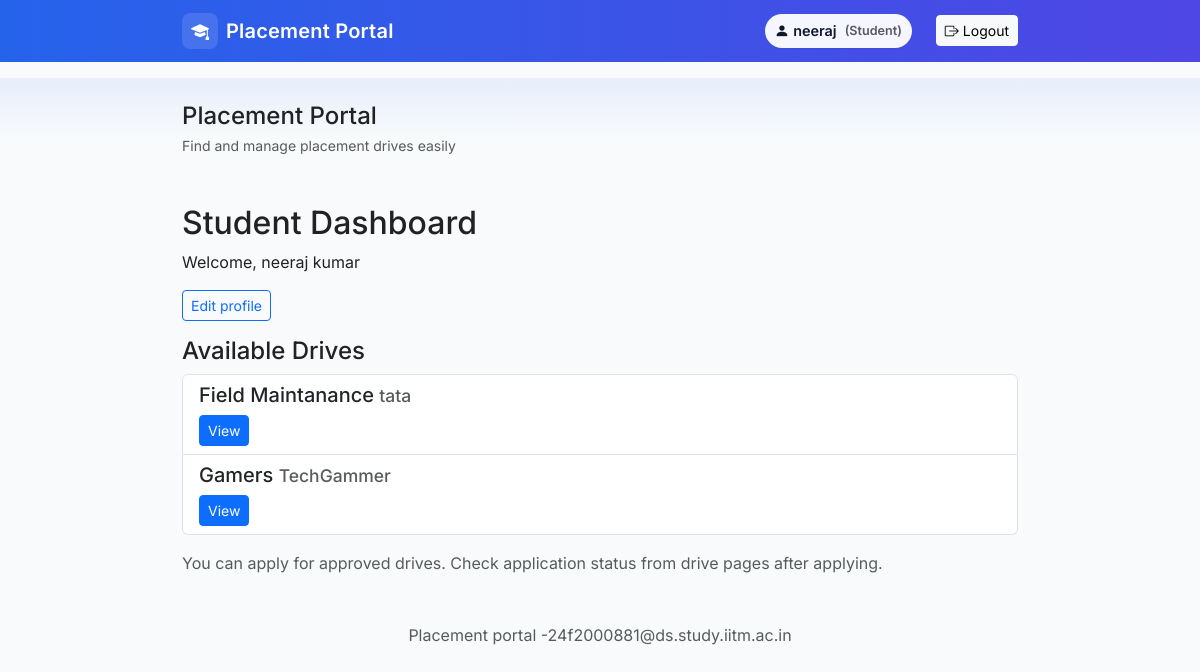
/student (signed in), run on the app's committed database.
### tables this page shows
CREATE TABLE users (
            id INTEGER PRIMARY KEY AUTOINCREMENT,
            username TEXT UNIQUE NOT NULL,
            password_hash TEXT NOT NULL,
            role TEXT NOT NULL CHECK(role IN ('admin', 'student', 'company'))
        );

CREATE TABLE students (
            id INTEGER PRIMARY KEY AUTOINCREMENT,
            user_id INTEGER NOT NULL UNIQUE,
            full_name TEXT,
            department TEXT,
            cgpa REAL,
            phone TEXT,
            FOREIGN KEY (user_id) REFERENCES users(id) ON DELETE CASCADE
        );

CREATE TABLE drives (
            id INTEGER PRIMARY KEY AUTOINCREMENT,
            company_id INTEGER NOT NULL,
            job_title TEXT,
            job_desc TEXT,
            eligibility TEXT,
            deadline TEXT,
            status TEXT DEFAULT 'Pending' CHECK(status IN ('Pending','Approved','Closed')),
            FOREIGN KEY (company_id) REFERENCES companies(id) ON DELETE CASCADE
        );

CREATE TABLE companies (
            id INTEGER PRIMARY KEY AUTOINCREMENT,
            user_id INTEGER NOT NULL UNIQUE,
            company_name TEXT,
            hr_contact TEXT,
            website TEXT,
            approved INTEGER DEFAULT 0,
            blacklisted INTEGER DEFAULT 0,
            FOREIGN KEY (user_id) REFERENCES users(id) ON DELETE CASCADE
        );

### app.py (the view)
@app.route('/student')
def student_dashboard():
    user = current_user()
    if not user or user['role'] != 'student':
        return redirect(url_for('login'))
    student = models.get_student_by_userid(user['id'])
    drives = models.get_drives(only_approved=True)
    return render_template('student_dashboard.html', user=user, student=student, drives=drives)

### app.py (called while the page is built)
def logged_in():
    return 'user_id' in session

def current_user():
    if not logged_in():
        return None
    return models.get_user_by_id(session['user_id'])

### models.py (called while the page is built)
def get_db_connection():
    conn = sqlite3.connect(DB_PATH)
    conn.row_factory = sqlite3.Row
    return conn

def get_user_by_id(user_id):
    conn = get_db_connection()
    cur = conn.cursor()
    cur.execute("SELECT * FROM users WHERE id = ?", (user_id,))
    u = cur.fetchone()
    conn.close()
    return u

def get_drives(only_approved=False):
    conn = get_db_connection()
    cur = conn.cursor()
    if only_approved:
        cur.execute('''SELECT d.*, c.company_name FROM drives d JOIN companies c ON d.company_id = c.id
                       WHERE d.status = 'Approved' AND c.approved = 1 AND c.blacklisted = 0''')
    else:
        cur.execute('''SELECT d.*, c.company_name FROM drives d JOIN companies c ON d.company_id = c.id''')
    rows = cur.fetchall()
    conn.close()
    return rows

def get_student_by_userid(user_id):
    conn = get_db_connection()
    cur = conn.cursor()
    cur.execute("SELECT * FROM students WHERE user_id = ?", (user_id,))
    row = cur.fetchone()
    conn.close()
    return row

### templates/student_dashboard.html
{% extends 'base.html' %} {% block content %}
<h2>Student Dashboard</h2>
<p>Welcome, {{ student['full_name'] if student else user['username'] }}</p>
<p>
  <a
    class="btn btn-sm btn-outline-primary"
    href="{{ url_for('edit_student_profile') }}"
    >Edit profile</a
  >
</p>
<h4>Available Drives</h4>
<div class="list-group mb-3">
  {% for d in drives %}
  <div class="list-group-item">
    <h5>
      {{ d['job_title'] }}
      <small class="text-muted">{{ d['company_name'] }}</small>
    </h5>
    <a
      href="{{ url_for('drive_view', drive_id=d['id']) }}"
      class="btn btn-sm btn-primary"
      >View</a
    >
  </div>
  {% endfor %}
</div>
<p class="text-muted">
  You can apply for approved drives. Check application status from drive pages
  after applying.
</p>
{% endblock %}

### templates/base.html (shortened to what this page needs)
<!doctype html>
<html lang="en">
  <head>
    <link
      href="https://cdn.jsdelivr.net/npm/bootstrap@5.3.0/dist/css/bootstrap.min.css"
      rel="stylesheet"
    />
    <link
      href="https://cdn.jsdelivr.net/npm/bootstrap-icons@1.10.5/font/bootstrap-icons.css"
      rel="stylesheet"
    />
    <link
      rel="stylesheet"
      href="{{ url_for('static', filename='css/styles.css') }}"
    />
  </head>
  <body>
    <nav class="navbar navbar-expand-lg mb-3 navbar-portal">
      <div class="container">
        <a
          class="navbar-brand d-flex align-items-center"
          href="{{ url_for('index') }}"
        >
          <span class="brand-mark me-2"
            ><i class="bi bi-mortarboard-fill"></i
          ></span>
          <span class="brand-text">Placement Portal</span>
        </a>
        <div class="collapse navbar-collapse justify-content-end" id="navMenu">
          <div class="d-flex align-items-center">
            {% if user %}
            <div class="me-3">
              <span
                class="user-badge role-{{ user['role'] }} d-inline-flex align-items-center"
              >
                {% if user['role'] == 'company' %}
                <i class="bi bi-building-fill me-1" aria-hidden="true"></i>
                {% elif user['role'] == 'admin' %}
                <i class="bi bi-shield-lock-fill me-1" aria-hidden="true"></i>
                {% else %}
                <i class="bi bi-person-fill me-1" aria-hidden="true"></i>
                {% endif %}
                <span class="user-name">{{ user['username'] }}</span>
                <small class="text-muted ms-2 text-capitalize"
                  >({{ user['role'] }})</small
                >
              </span>
            </div>
            <a
              class="btn btn-light btn-sm ms-2 d-flex align-items-center"
              href="{{ url_for('logout') }}"
              aria-label="Logout"
            >
              <i class="bi bi-box-arrow-right me-1"></i> Logout
            </a>
            {% else %}
            <a class="btn btn-primary btn-sm me-2" href="{{ url_for('login') }}"
              >Login</a
            >
            {% endif %}
          </div>
        </div>
      </div>
    </nav>
    <div class="bg-hero py-4 mb-4">
      <div class="container d-flex align-items-center justify-content-between">
        <div>
          <h1 class="h4 mb-1">Placement Portal</h1>
          <div class="text-muted small">
            Find and manage placement drives easily
          </div>
        </div>
      </div>
    </div>
    <div class="container">
       {% block content %}{% endblock %}
    </div>
    <footer class="text-center mt-5 mb-3 text-muted">
      Placement portal -24f2000881@ds.study.iitm.ac.in
    </footer>
  </body>
</html>

### static/css/styles.css (style rules this page uses)
body { background: #f8fafc; color: #222; font-family: "Inter", -apple-system, BlinkMacSystemFont, "Segoe UI", Roboto, "Helvetica Neue", Arial; }
.container { max-width: 860px; }
.navbar-brand { font-weight: 600; letter-spacing: 0.2px; }
.navbar-portal { background: linear-gradient(90deg, #2563eb 0%, #4f46e5 100%); color: #fff; }
.navbar-portal .navbar-brand, .navbar-portal .brand-text { color: #fff; }
.brand-mark { display: inline-flex; align-items: center; justify-content: center; width: 36px; height: 36px; border-radius: 8px; background: rgba(255, 255, 255, 0.12); }
.brand-mark .bi { font-size: 18px; color: #fff; }
.bg-hero { background: linear-gradient(180deg, rgba(37, 99, 235, 0.08), transparent 60%); }
footer { color: #6b7280; }
.user-badge { display: inline-block; background: rgba(255, 255, 255, 0.95); color: #0f172a; padding: 6px 10px; border-radius: 999px; font-weight: 600; box-shadow: 0 1px 2px rgba(16, 24, 40, 0.06); font-size: 0.9rem; }
.user-badge .user-name { display: inline-block; max-width: 10rem; overflow: hidden; text-overflow: ellipsis; white-space: nowrap; }

### data on the page
users: username "neeraj", role "Student"
students: full_name "neeraj kumar"
drives: job_title "Field Maintanance", company_name "tata"
drives: job_title "Gamers", company_name "TechGammer"
